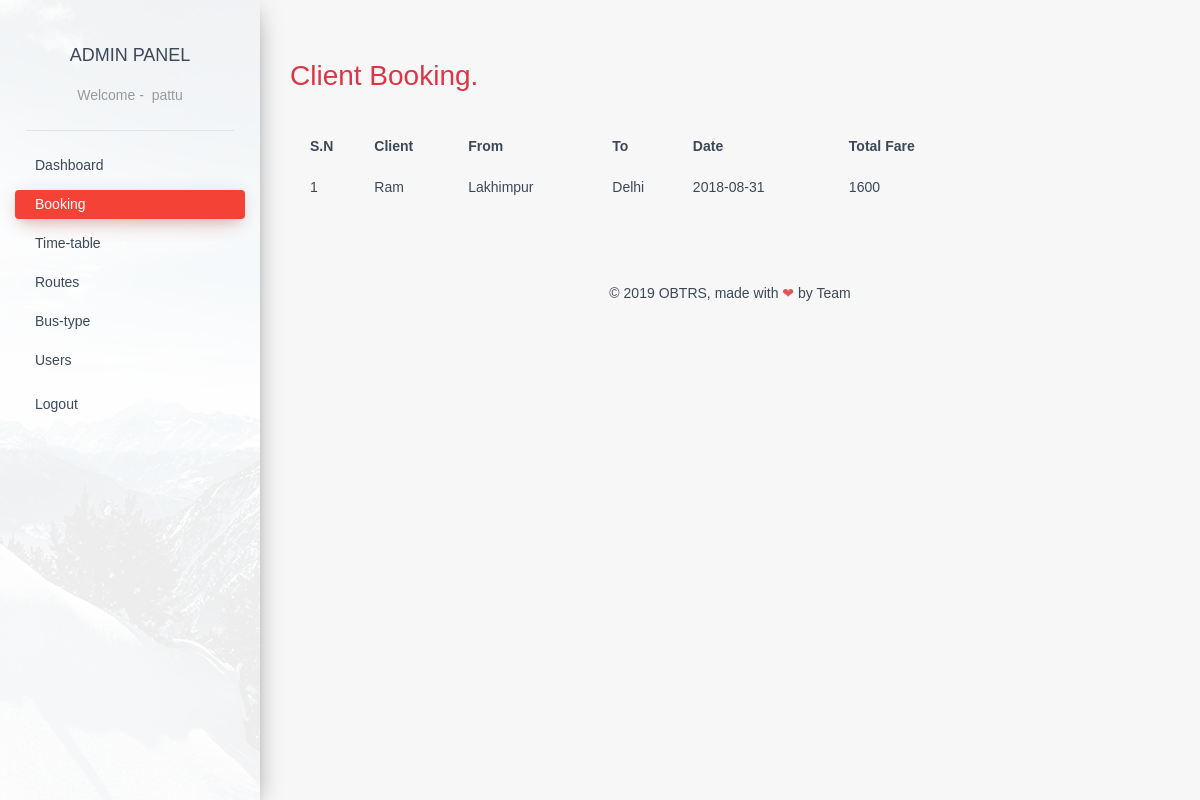
Screenshot of /admin/adminpanel/booking.php (signed in) with the database file from the repository.
### tables this page shows
CREATE TABLE `book_detail` (
  `seat_no` int(30) NOT NULL,
  `route_id` int(30) NOT NULL,
  `journey_date` date NOT NULL,
  `booking_date` date NOT NULL,
  `rent` int(30) NOT NULL,
  `bus_type` varchar(50) NOT NULL,
  `choice` varchar(50) NOT NULL,
  `customer_id` int(50) NOT NULL
);

CREATE TABLE `payment` (
  `customer_id` int(11) NOT NULL,
  `owner_name` varchar(50) NOT NULL,
  `bank` varchar(50) NOT NULL,
  `trans_type` varchar(50) NOT NULL,
  `total_rent` int(11) NOT NULL,
  `current_phone_no` int(50) NOT NULL
);

CREATE TABLE `time_table` (
  `time_table_id` int(11) NOT NULL,
  `route_id` int(11) NOT NULL,
  `departure_station` varchar(50) NOT NULL,
  `arrival_station` varchar(50) NOT NULL,
  `via_station` varchar(50) NOT NULL,
  `departure_time` varchar(50) NOT NULL,
  `arrival_time` varchar(50) NOT NULL,
  `rent` int(11) NOT NULL
);

### admin/adminpanel/booking.php (the view, shortened to what this page needs)
<?php
    include '../adminfunction.php';
?>
<!DOCTYPE html>
<html lang="en" class="js csstransitions">
<head>
    <link rel="stylesheet" href="adminpanel-assets/css/style.css" />
    <link rel="stylesheet" href="adminpanel-assets/css/normalize.css" />
</head>
<body>
    <div class="wrapper">
        <div class="sidebar" data-color="red" data-image="../assets/img/sidebar-1.jpg">
            <div class="logo"> <a href="#" class="simple-text">
                    Admin Panel
                    </a>
                    <?php
                        if (isset($_SESSION['usr_id'])) { ?>
                            <span data-hover="Welcome">Welcome - &nbsp;<?php echo $_SESSION['usr_name']; ?>
                            <?php } else { ?>
                            <span data-hover="Welcome">Welcome
                                </span>
                    <?php } ?>
                </span>
            </div>
            <?php
                include 'side-menu.php';
            ?>
            <div class="sidebar-background" style="background-image: url(../admin/assets/img/sidebar-1.jpg);"></div>
        </div>
        <div class="main-panel ps-container ps-theme-default ps-active-y">
            <div class="content">
                <div class="container-fluid">
                    <div class="row" style="margin: 25px 0;">
                        <h1 class="text-danger"> Client Booking.</h1>
                        <table border="0" cellpadding="0" cellspacing="20" style="margin: 5px 0;">
                            <thead style="text-align: left;">
                                <tr>
                                    <th>S.N</th>
                                    <th>Client</th>
                                    <th>From</th>
                                    <th>To</th>
                                    <th>Date</th>
                                    <th>Total Fare</th>
                                </tr>
                            </thead>
                            <?php
                            $sql = "SELECT
                                book_detail.route_id,
                                book_detail.journey_date,
                                book_detail.customer_id,
                                customer.customer_id,
                                customer.username,
                                payment.customer_id,
                                payment.total_rent,
                                payment.owner_name,
                                time_table.route_id,
                                time_table.departure_station,
                                time_table.arrival_station
                                FROM
                                `book_detail`,
                                `customer`,
                                `payment`,
                                `time_table`
                                WHERE
                                book_detail.customer_id = payment.customer_id = customer.customer_id  AND book_detail.route_id = time_table.route_id";
                            $run = mysqli_query($con,$sql);
                            $rows = mysqli_num_rows($run);
                            if($rows>0){
                                $sn = 1;
                                while($data = mysqli_fetch_object($run)){
                                    echo "<tr><td>".$sn."</td>";
                                    echo "<td>".$username = $data -> owner_name."</td>";
                                    echo "<td>".$data -> departure_station."</td>";
                                    echo "<td>".$data -> arrival_station."</td>";
                                    echo "<td>".$data -> journey_date."</td>";
                                    echo "<td>".$data -> total_rent."</td>";
                                    $sn++;
                                }
                            }
                            else{
                                echo "<td colspan='5'> No data found </td><br/>";
                            }
                            ?>
                            </table>
                    </div>
                </div>
            </div>
            <?php
                include 'footer.php';
            ?>
        </div>
    </div>
</body>
</html>

### admin/adminpanel/adminpanel-assets/css/style.css (style rules this page uses)
* { margin: 0; padding: 0; }
* { -webkit-box-sizing: border-box; box-sizing: border-box; }
body { background: #f7f7f7; font-size: 14px; color: #3C4858; }
.js.csstransitions body { opacity: 0; -webkit-transition: opacity 0.3s linear; -moz-transition: opacity 0.3s linear 0s; -o-transition: opacity 0.3s linear 0s; transition: opacity 0.3s linear 0s; }
.js body.loaded { opacity: 1; }
a { background-color: transparent; -webkit-transition: all 200ms linear; -moz-transition: all 200ms linear; -o-transition: all 200ms linear; -ms-transition: all 200ms linear; transition: all 200ms linear; }
a, a:link, a:active, a:visited { outline: none; border: 0; text-decoration: none; }
body, h1, h2, h3, h4, h5, h6, .h1, .h2, .h3, .h4 { font-family: 'Montserrat', sans-serif; font-weight: 300; line-height: 1.5em; }
.text-danger { color: #dc3545!important }
.wrapper { position: relative; top: 0; height: 100vh; }
.content table { width: 80%; }
.main-panel>.content { padding: 25px; }
span { color: #999; }
.sidebar, .off-canvas-sidebar { position: fixed; top: 0; bottom: 0; left: 0; z-index: 1; box-shadow: 0 10px 30px -12px rgba(0, 0, 0, 0.42), 0 4px 25px 0px rgba(0, 0, 0, 0.12), 0 8px 10px -5px rgba(0, 0, 0, 0.2); }
.sidebar::after, .sidebar::before, .off-canvas-sidebar::after, .off-canvas-sidebar::before { display: block; content: ""; position: absolute; width: 100%; height: 100%; top: 0; left: 0; z-index: 2; }
.sidebar::before, .off-canvas-sidebar::before { opacity: .33; }
.sidebar::after, .off-canvas-sidebar::after { z-index: 3; opacity: 1; }
.sidebar[data-image]::after, .sidebar.has-image::after, .off-canvas-sidebar[data-image]::after, .off-canvas-sidebar.has-image::after { opacity: .77; }
.sidebar .logo, .off-canvas-sidebar .logo { position: relative; padding: 25px 15px; z-index: 4; text-align: center; }
.sidebar .logo .simple-text, .off-canvas-sidebar .logo .simple-text { text-transform: uppercase; padding: 15px 0px; display: block; font-size: 18px; color: #3C4858; text-align: center; font-weight: 400; line-height: 30px; }
.sidebar .logo::after, .off-canvas-sidebar .logo::after { content: ''; position: absolute; bottom: 0; right: 10%; height: 1px; width: 80%; background-color: rgba(180, 180, 180, 0.3); }
.sidebar .sidebar-background, .off-canvas-sidebar .sidebar-background { position: absolute; z-index: 1; height: 100%; width: 100%; display: block; top: 0; left: 0; background-size: cover; background-position: center center; }
.sidebar .sidebar-background::after, .off-canvas-sidebar .sidebar-background::after { position: absolute; z-index: 3; width: 100%; height: 100%; content: ""; display: block; background: #FFFFFF; opacity: .93; }
.ps-container { -ms-touch-action: auto; touch-action: auto; -ms-overflow-style: none; }
.main-panel { position: relative; float: right; width: calc(100% - 260px); -webkit-transition: all 0.33s cubic-bezier(0.685, 0.0473, 0.346, 1); -moz-transition: all 0.33s cubic-bezier(0.685, 0.0473, 0.346, 1); -o-transition: all 0.33s cubic-bezier(0.685, 0.0473, 0.346, 1); -ms-transition: all 0.33s cubic-bezier(0.685, 0.0473, 0.346, 1); transition: all 0.33s cubic-bezier(0.685, 0.0473, 0.346, 1); max-height: 100%; }
.main-panel>.content { margin-top: 0px; padding: 30px 15px; min-height: calc(100% - 123px); }
.container-fluid { padding-right: 15px; padding-left: 15px; margin-right: auto; margin-left: auto; }

### rows the page displays
book_detail: payment.owner_name "Ram", time_table.departure_station "Lakhimpur", time_table.arrival_station "Delhi", journey_date "2018-08-31", payment.total_rent "1600"

### other values shown
$_SESSION['usr_name'] "pattu"
